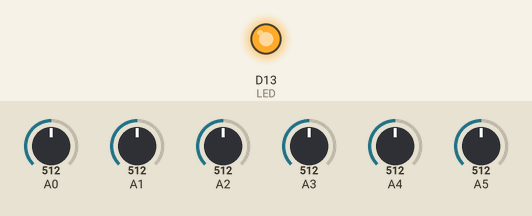
The sketch below on a simulated Arduino Zero (SAMD21). On the bench: output pins drawn as LEDs (lit = HIGH). Inputs (shaded band) come from the test bench; at power-on: A0 = 512, A1 = 512, A2 = 512, A3 = 512, A4 = 512, A5 = 512 (analog values on the 0–1023 scale). No radio packets arrive unless stated; what the sketch prints to the serial monitor is not drawn.

Above: at 0.21 s.
At 4.2 s:
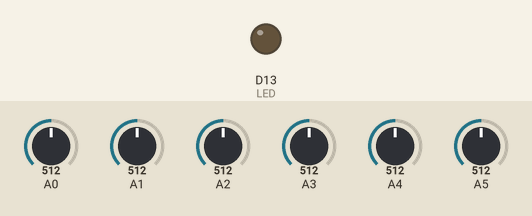
Timing chart, 0 to 10.7 s (numbered marks = the images above):
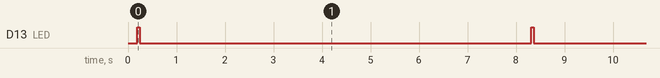

The sketch:

feather_m0_lora_json_tx.ino.ino
```cpp
// Feather9x_TX
// -*- mode: C++ -*-
// Example sketch showing how to create a simple messaging client (transmitter)
// with the RH_RF95 class. RH_RF95 class does not provide for addressing or
// reliability, so you should only use RH_RF95 if you do not need the higher
// level messaging abilities.
// It is designed to work with the other example Feather9x_RX

// Send voltage
// https://learn.adafruit.com/adafruit-feather-m0-adalogger/power-management

#include <SPI.h>
#include <RH_RF95.h>
#include <ArduinoJson.h> // https://github.com/bblanchon/ArduinoJson

#define DEVID 6

#define RESOLUTION 4096

  // for feather m0
#define RFM95_CS 8
#define RFM95_RST 4
#define RFM95_INT 3


// Change to 434.0 or other frequency, must match RX's freq!
//#define RF95_FREQ 915.0
#define RF95_FREQ 868.0


// Singleton instance of the radio driver
RH_RF95 rf95(RFM95_CS, RFM95_INT);

// Blinky on receipt
#define LED 13

// Voltage PIN
#define VBATPIN A7


void setup()
{


    analogReadResolution(12); // on M0 only ..


  pinMode(LED, OUTPUT);
  //pinMode(RFM95_RST, OUTPUT);
  //digitalWrite(RFM95_RST, HIGH);

//  while (!Serial);
  Serial.begin(9600);
  delay(100);

  Serial.println(" LoRa TX Test!");


 // manual reset
  digitalWrite(RFM95_RST, LOW);
  delay(10);
  digitalWrite(RFM95_RST, HIGH);
  delay(10);


  while (!rf95.init()) {
    Serial.println("LoRa radio init failed");
    while (1);
  }
  Serial.println("LoRa radio init OK!");

  // Defaults after init are 434.0MHz, modulation GFSK_Rb250Fd250, +13dbM
  if (!rf95.setFrequency(RF95_FREQ)) {
    Serial.println("setFrequency failed");
    while (1);
  }
  Serial.print("Set Freq to: "); Serial.println(RF95_FREQ);

  // Defaults after init are 434.0MHz, 13dBm, Bw = 125 kHz, Cr = 4/5, Sf = 128chips/symbol, CRC on

  // The default transmitter power is 13dBm, using PA_BOOST.
  // If you are using RFM95/96/97/98 modules which uses the PA_BOOST transmitter pin, then
  // you can set transmitter powers from 5 to 23 dBm:
  rf95.setTxPower(23, false);
}

int16_t packetnum = 0;  // packet counter, we increment per xmission

void loop()
{

  float h = 23.;
  // Read temperature as Celsius (the default)
  float t = 31.6;

  // Check if any reads failed and exit early (to try again).
  if (isnan(h) || isnan(t)) {
    Serial.println("Failed to read from DHT sensor!");
    return;
  }

  float a0= analogRead(A0);
  float a1= analogRead(A1);
  float a2 = analogRead(A2);
  float a3 = analogRead(A3);
  float a4 = analogRead(A4);
  float a5 = analogRead(A5);


  StaticJsonBuffer<200> jsonBuffer;
  JsonObject& root = jsonBuffer.createObject();
  root["id"] = DEVID;
  root["packetnum"] = packetnum;
  JsonObject& data = root.createNestedObject("data");
  data["temp"] = double_with_n_digits(t,2);
  data["humidity"] = double_with_n_digits(h,2);
  data["A0"] = analogRead(A0);
  data["A1"] = analogRead(A1);
  data["A2"] = analogRead(A2);
  data["A3"] = analogRead(A3);
  data["A4"] = analogRead(A4);
  data["A5"] = analogRead(A5);

  char buf[251];
  root.printTo(buf, sizeof(buf));
  buf[sizeof(buf)-1] = 0;

  Serial.print("Sending "); Serial.println(buf);


  rf95.send((uint8_t *)buf, sizeof(buf));


  Serial.println("Waiting for packet to complete..."); delay(10);

  rf95.waitPacketSent();

  packetnum++; // update the packet number


     digitalWrite(LED,HIGH);
    delay(50);
    digitalWrite(LED, LOW);

  delay(8000);

}
```

Measured:
- by itself, D13 (LED): alternates HIGH for 0.05 s and LOW for 8.1 s
